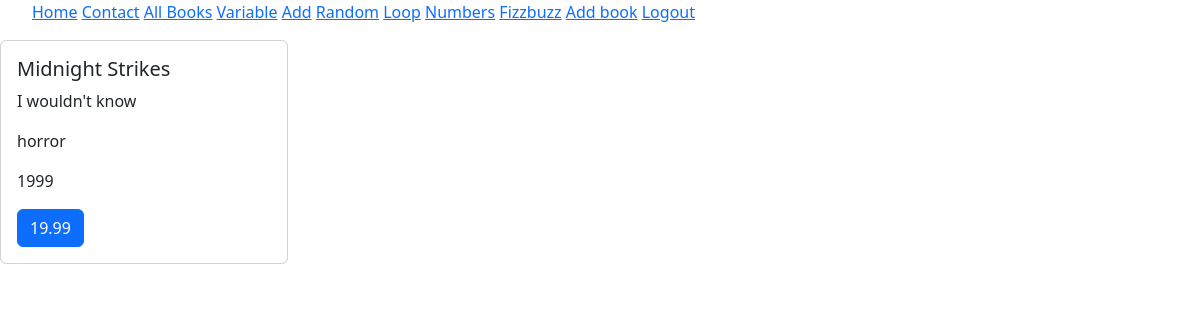
Page /books/category/horror (signed in) on the committed database.
### templates/models.py (models this page shows, shortened)
class Book(models.Model):
    id = models.AutoField(primary_key=True)
    year = models.IntegerField()
    author = models.CharField(max_length=30)
    price = models.DecimalField(max_digits=5, decimal_places=2)
    title = models.CharField(max_length=100)
    synopsis = models.TextField(max_length=200)
    category = models.CharField(max_length=25, default="comedy")
    inventory = models.PositiveIntegerField(default=5)

### templates/views.py (the view)
# urls.py: path('books/category/<str:category>', views.by_category, name="all_books"),
def by_category(request, category):
    category_specific_books = Book.objects.filter(category=category)
    return render(request, "all_books.html", {'books':category_specific_books})

### templates/templates/all_books.html
{% extends 'base.html' %}
{% block content %}
    {% for book in books %}
        <div class="card" style="width: 18rem;">
            <div class="card-body">
                <h5 class="card-title">{{book.title}}</h5>
                <p class="card-text">{{book.synopsis}}</p>
                <p class="card-text">{{book.category}}</p>
                <p class="card-text">{{book.year}}</p>
                <a href="#" class="btn btn-primary">{{book.price}}</a>
            </div>
        </div>
    {% endfor %}
{% endblock %}

### rows in the picture
Book: title "Midnight Strikes", synopsis "I wouldn't know", category "horror", year "1999", price "19.99"
